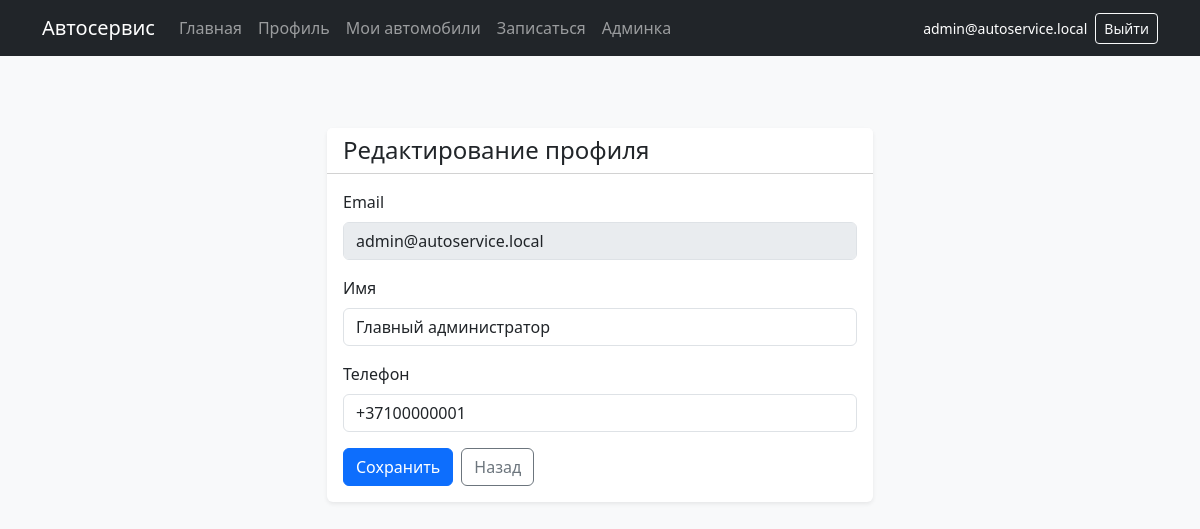
The page /update_profile.php (signed in) on the database its author committed.
### tables this page shows
CREATE TABLE `users` (
  `id` INT NOT NULL AUTO_INCREMENT,
  `email` VARCHAR(255) NOT NULL,
  `password_hash` VARCHAR(255) NOT NULL,
  `username` VARCHAR(100) DEFAULT NULL,
  `phone` VARCHAR(20) DEFAULT NULL,
  `role` ENUM('admin', 'client') NOT NULL DEFAULT 'client',
  `created_at` DATETIME NOT NULL DEFAULT CURRENT_TIMESTAMP,
  PRIMARY KEY (`id`),
  UNIQUE KEY `email_unique` (`email`)
);

### auth.php (called while the page is built, shortened)
<?php
if (!function_exists('h')) {
    function h($value)
    {
        return htmlspecialchars((string) $value, ENT_QUOTES, 'UTF-8');
    }
}

### update_profile.php (the view, shortened to what this page needs)
<?php
require_once __DIR__ . '/auth.php';
require_once __DIR__ . '/db.php';
$stmt = $pdo->prepare('SELECT username, phone, email FROM users WHERE id = ? LIMIT 1');
$stmt->execute([$_SESSION['user_id']]);
$user = $stmt->fetch();
?>
<!DOCTYPE html>
<html lang="ru">
<head>
    <link href="https://cdn.jsdelivr.net/npm/bootstrap@5.3.3/dist/css/bootstrap.min.css" rel="stylesheet">
</head>
<body class="bg-light">
<?php require __DIR__ . '/nav.php'; ?>
<div class="container py-5">
    <div class="row justify-content-center">
        <div class="col-lg-6">
            <div class="card shadow-sm border-0">
                <div class="card-header bg-white"><h1 class="h4 mb-0">Редактирование профиля</h1></div>
                <div class="card-body">
                    <form method="POST">
                        <div class="mb-3">
                            <label class="form-label">Email</label>
                            <input type="email" class="form-control" value="<?= h($user['email']) ?>" disabled>
                        </div>
                        <div class="mb-3">
                            <label class="form-label">Имя</label>
                            <input type="text" name="username" class="form-control" value="<?= h($user['username']) ?>">
                        </div>
                        <div class="mb-3">
                            <label class="form-label">Телефон</label>
                            <input type="text" name="phone" class="form-control" value="<?= h($user['phone']) ?>">
                        </div>
                        <div class="d-flex gap-2">
                            <button type="submit" class="btn btn-primary">Сохранить</button>
                            <a href="profile.php" class="btn btn-outline-secondary">Назад</a>
                        </div>
                    </form>
                </div>
            </div>
        </div>
    </div>
</div>
</body>
</html>

### rows shown on the page
users: email "admin@autoservice.local", username "Главный администратор", phone "+37100000001"

### other values the page prints
$_SESSION['user_email'] "admin@autoservice.local"
